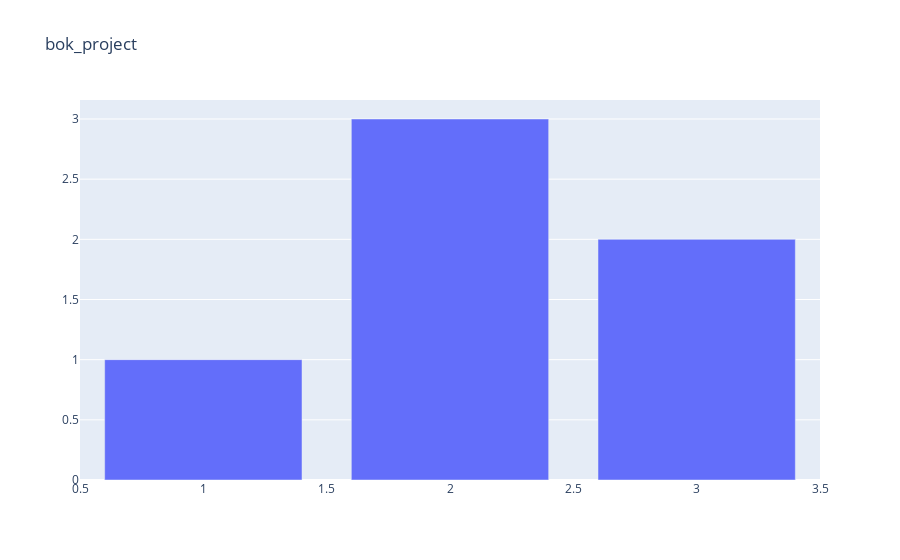

Notebook code for this chart:
### Code cell
fig.show()

### Figure 1 — Plotly figure (JSON) as saved in the notebook; plotly's stock layout.template omitted (floating-point values rounded to 4 significant figures)
{"data": [{"type": "bar", "x": [1, 2, 3], "y": [1, 3, 2]}], "layout": {"title": {"text": "bok_project"}}}
